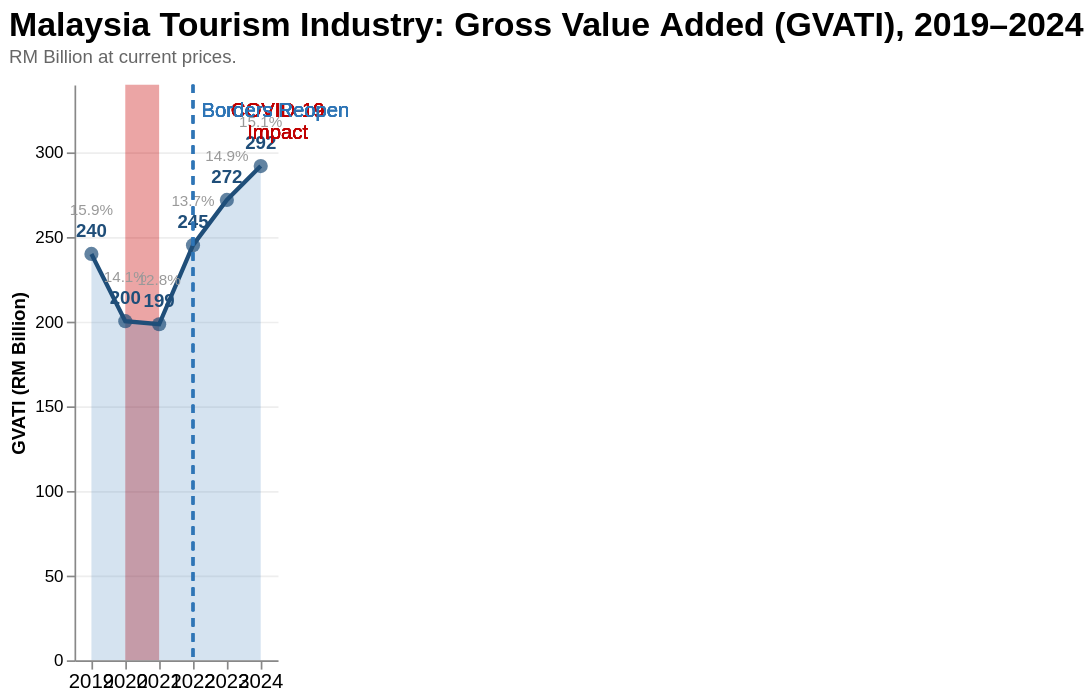

Express this chart as Vega-Lite.
### Vega-Lite specification from a JSON file in a GitHub repository (floating-point values rounded to 4 significant figures)
{"$schema": "https://vega.github.io/schema/vega-lite/v5.json", "title": {"text": "Malaysia Tourism Industry: Gross Value Added (GVATI), 2019–2024", "subtitle": "RM Billion at current prices.", "fontSize": 20, "subtitleFontSize": 11, "subtitleColor": "#666", "anchor": "start", "offset": 10}, "width": "container", "height": 340, "data": {"values": [{"year": "2019", "gvati_rm_bil": 240.0, "gvati_pct_gdp": 15.9}, {"year": "2020", "gvati_rm_bil": 200.3, "gvati_pct_gdp": 14.1}, {"year": "2021", "gvati_rm_bil": 198.5, "gvati_pct_gdp": 12.8}, {"year": "2022", "gvati_rm_bil": 245.2, "gvati_pct_gdp": 13.7}, {"year": "2023", "gvati_rm_bil": 271.9, "gvati_pct_gdp": 14.9}, {"year": "2024", "gvati_rm_bil": 291.9, "gvati_pct_gdp": 15.1}]}, "transform": [{"calculate": "datum.gvati_pct_gdp + '%'", "as": "pct_label"}], "encoding": {"x": {"field": "year", "type": "ordinal", "axis": {"labelFontSize": 12, "labelAngle": 0, "title": null, "grid": false, "orient": "bottom"}}, "y": {"field": "gvati_rm_bil", "type": "quantitative", "title": "GVATI (RM Billion)", "scale": {"domain": [0, 340]}, "axis": {"labelFontSize": 10, "titleFontSize": 11, "grid": true, "gridColor": "#EEE", "tickCount": 6}}}, "layer": [{"mark": {"type": "rect", "opacity": 0.07, "color": "#C00000"}, "encoding": {"x": {"datum": "2020"}, "x2": {"datum": "2021"}, "y": {"value": 0}, "y2": {"value": 340}}}, {"mark": {"type": "area", "line": {"color": "#1F4E79", "strokeWidth": 2.5}, "opacity": 0.2, "color": "#2E75B6"}}, {"mark": {"type": "point", "filled": true, "size": 70, "color": "#1F4E79"}, "encoding": {"tooltip": [{"field": "year", "title": "Year"}, {"field": "gvati_rm_bil", "title": "GVATI (RM Bil)", "format": ".1f"}, {"field": "gvati_pct_gdp", "title": "% of GDP", "format": ".1f"}]}}, {"mark": {"type": "text", "align": "center", "dy": -13, "fontSize": 11, "color": "#1F4E79", "fontWeight": "bold"}, "encoding": {"text": {"field": "gvati_rm_bil", "type": "quantitative", "format": ".0f"}}}, {"mark": {"type": "text", "align": "center", "dy": -26, "fontSize": 9, "color": "#999"}, "encoding": {"text": {"field": "pct_label", "type": "nominal"}}}, {"mark": {"type": "text", "align": "center", "fontSize": 12, "color": "#C00000", "dx": 90}, "encoding": {"x": {"datum": "2020"}, "y": {"value": 15}, "text": {"value": "COVID-19"}}}, {"mark": {"type": "text", "align": "center", "fontSize": 12, "color": "#C00000", "dx": 90}, "encoding": {"x": {"datum": "2020"}, "y": {"value": 28}, "text": {"value": "Impact"}}}, {"mark": {"type": "rule", "color": "#2E75B6", "strokeDash": [5, 4], "strokeWidth": 1.5}, "encoding": {"x": {"datum": "2022"}, "y": {"value": 0}, "y2": {"value": 340}}}, {"mark": {"type": "text", "align": "left", "dx": 5, "fontSize": 12, "color": "#2E75B6"}, "encoding": {"x": {"datum": "2022"}, "y": {"value": 15}, "text": {"value": "Borders Reopen"}}}], "config": {"view": {"stroke": null}, "background": "white"}}
